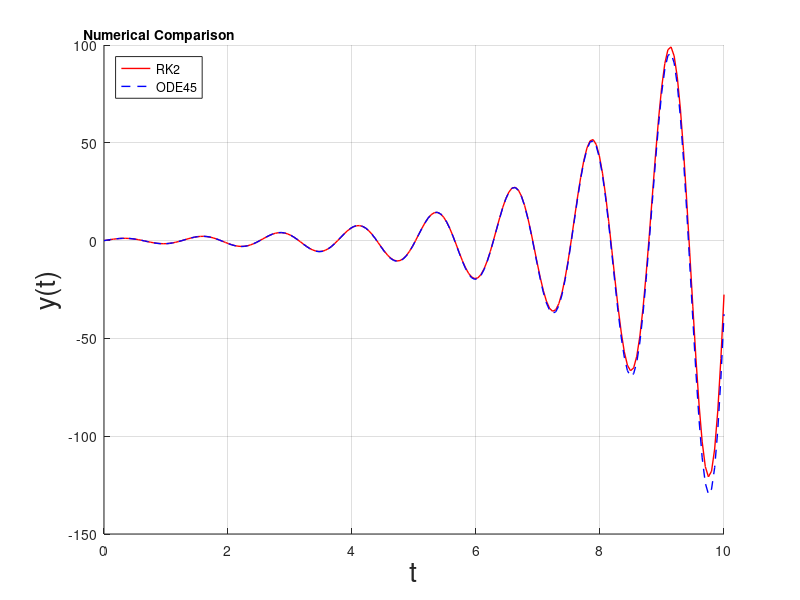

Here is the MATLAB script that generated this plot: (Note: this script raises an error after producing the figure.)
clear; clc; close all;
function res = B(t_n, y_n, h)
   A_coeff = A(t_n, y_n);
   y_n1_temp = y_n + A_coeff*h;
   t_n1 = t_n + h;
   res = f(t_n1, y_n1_temp);
end
function res = A(t_n, y_n)
    res = f(t_n, y_n);
end
function res = y_n1(t_n, y_n, h)
    A_coeff = A(t_n, y_n);
    B_coeff = B(t_n, y_n, h);
    res = y_n + (A_coeff + B_coeff) * h / 2;
end
%------------------------------------%
% y' = f(t, y) for first order ode of the type
% y should be continous and smooth for all t !!!!   
function res = f(t, y)
%input your function here
    res = y - 0.5*exp(t/2)*sin(5*t) + 5*exp(t/2)*cos(5*t);
end
h = 0.05;
t_start = 0;
t_end = 10;
y0 = 0;
%------------------------------------%

t_span = abs(t_end - t_start);
n = t_span/h;
t = linspace(t_start, t_end, n);
y = zeros(1, n);
y(1) = y0;
for i = 1:n-1
    y(i+1) = y_n1(t(i), y(i), h);
end
hold on;
grid on;
plot(t, y, 'LineWidth', 1, 'LineStyle', '-', 'Color', 'r');

[t_matlab,y_matlab] = ode45(@(t, y) f(t, y), t, y(1));
plot(t_matlab, y_matlab, 'LineWidth', 1, 'LineStyle', '--', 'Color', 'b');

xlabel('t', 'FontSize', 20);
ylabel('y(t)', 'FontSize', 20);
lgd = legend('RK2', 'ODE45', 'Location', 'northwest');
title(lgd,'Numerical Comparison');
fontsize(lgd, 15, 'points');

fgr = figure;
error_arr = zeros(1, n);
for i = 1:n
    error_arr(i) = abs(y_matlab(i) - y(i));
end
figure(fgr);
plot(t, error_arr, 'LineWidth', 2, 'Color', 'g');
xlabel('t', 'FontSize', 20);
ylabel('Error (t)', 'FontSize', 20);
title('Error between RK2 and ODE45', 'FontSize', 20);
grid on;
lgd = legend('Difference', 'Location', 'northwest');
title(lgd,'Error Estimation');
fontsize(lgd, 15, 'points');
